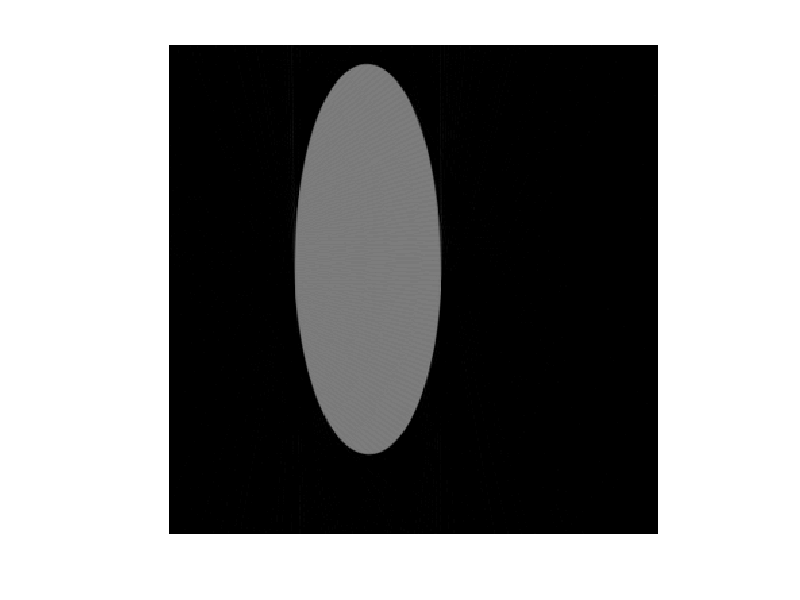

Recreate this plot in MATLAB.
% asedf=zeros(1,180);
% 
% for ii = 1:180
%     
% asedf(ii)  = bdmbjsxx(tuo(1,ii),ii);
% 
% end


clear
load('matlab.data.mat','bdmbjsxx')
imshow(iradon([bdmbjsxx(:,152:end) flipud(bdmbjsxx(:,1:151))],1:180))